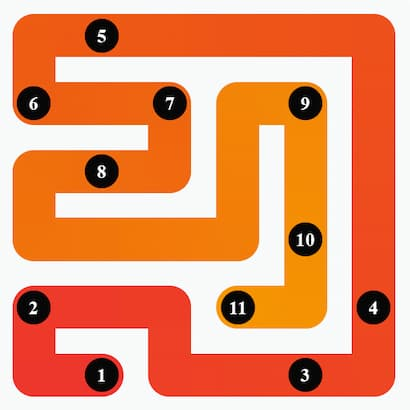
#> input picture src/input.png, 410 x 410 px
$ python -i zip.py   (imports and definitions only)
#> lines starting #> are read from the running program, lines starting #| are printed output that depends on the picture
from PIL import Image
import numpy as np
import cv2


TARGET_SIZE = 420
WHITE_THRESHOLD = 0.80

TEMPLATE_DIR = 'templates/zip'

DIRECTIONS = {
    "top":    (-1,  0),
    "bottom": ( 1,  0),
    "left":   ( 0, -1),
    "right":  ( 0,  1),
}

OPPOSITE = {
    "top": "bottom",
    "bottom": "top",
    "left": "right",
    "right": "left",
}

class Zip:
    def build_instructions(self, filename):
        arr, grid_size = analyze_image(filename)

        chunks = split_into_chunks(arr, grid_size)

        start_chunk = find_starting_chunk(chunks, filename)


        edge_map = build_edge_map(chunks)

        path_grid = trace_path(start_chunk, edge_map)

        return path_grid, grid_size


def find_starting_chunk(chunks, filename):
    grid_size = len(chunks)
    chunk_size = 420 // grid_size

    template = cv2.imread(f'{TEMPLATE_DIR}/6-1.png')
    solution = cv2.imread(filename)

    template_gray = cv2.cvtColor(template, cv2.COLOR_BGR2GRAY)
    solution_gray = cv2.cvtColor(solution, cv2.COLOR_BGR2GRAY)

    result = cv2.matchTemplate(
        solution_gray,
        template_gray,
        cv2.TM_CCOEFF_NORMED
    )

    _, max_val, _, max_loc = cv2.minMaxLoc(result)

    threshold = 0.85
    if max_val < threshold:
        raise ValueError("Starting chunk not found with sufficient confidence")

    x_px, y_px = max_loc

    t_h, t_w = template_gray.shape
    cx = x_px + t_w // 2
    cy = y_px + t_h // 2

    col = cx // chunk_size
    row = cy // chunk_size

    if not (0 <= row < grid_size and 0 <= col < grid_size):
        raise IndexError("Computed chunk index out of bounds")

    return row, col

def split_into_chunks(arr, grid_size):
    """
    Split the normalized image array into a grid of equally sized chunks.
    Returns a 2D list of chunks.
    """

    chunk_size = TARGET_SIZE // grid_size
    chunks = []

    for row in range(grid_size):
        row_chunks = []
        for col in range(grid_size):
            y0 = row * chunk_size
            y1 = y0 + chunk_size
            x0 = col * chunk_size
            x1 = x0 + chunk_size

            chunk = arr[y0:y1, x0:x1]
            row_chunks.append(chunk)

        chunks.append(row_chunks)

    return chunks


def analyze_image(path):
    """
    Load the image, normalize it, and determine whether it represents
    a 6x6 or 7x7 grid by sampling a known diagnostic pixel.
    """
#> called with path = '../input.png'

    img = Image.open(path).convert("L")
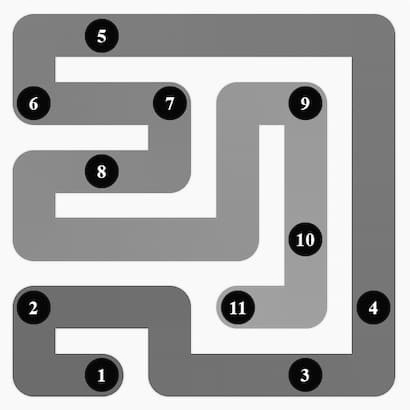
#> img: PIL image 410x410 L; min 0, max 255, mean 169.9
    img = img.resize((TARGET_SIZE, TARGET_SIZE), Image.NEAREST)
#> img: PIL image 420x420 L

    arr = np.asarray(img, dtype=np.float32) / 255.0

    # middle of the image, might need to fix if the zip can have images greater than 6 and 7 ;)
    x6, y6, = 210, 203
    x7, y7 = 233, 178
    x8, y8 = 367, 213

    # [9 lines of commented-out code are left out]

    if arr[y8, x8] >= WHITE_THRESHOLD:
        grid_size = 8
    elif arr[y6, x6] >= WHITE_THRESHOLD:
        grid_size = 6
    elif arr[y7, x7] >= WHITE_THRESHOLD:
        grid_size = 7
    else:
        grid_size = 9

    return arr, grid_size

# [100 lines left out: functions build_edge_map, trace_path, chunk_edge_activity, not called in this run]

>>> result = Zip().build_instructions('../input.png')
#> in build_instructions, `arr, grid_size = analyze_image(filename)`: grid_size = 6
#> in split_into_chunks, `chunk_size = TARGET_SIZE // grid_size`: chunk_size = 70
#> after the loop in split_into_chunks, `for row in range(grid_size):`: chunks = 6 items
#> in find_starting_chunk, `grid_size = len(chunks)`: grid_size = 6
#> in find_starting_chunk, `chunk_size = 420 // grid_size`: chunk_size = 70
#> (the run stopped early here; a loop or call above may not have finished)
